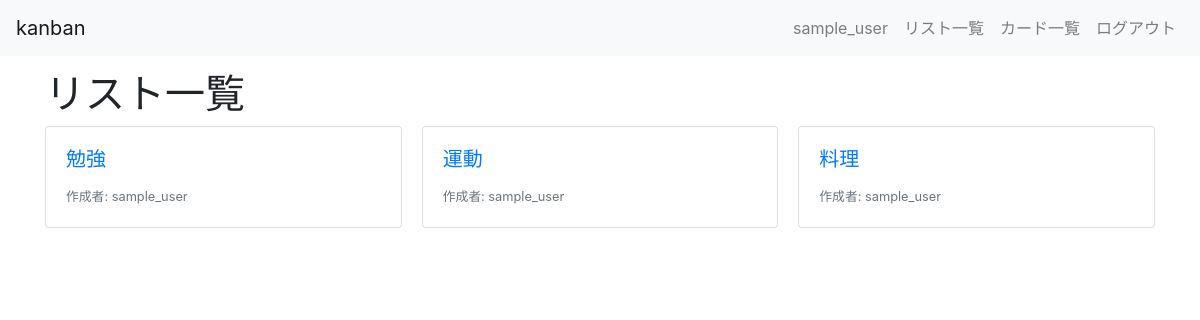
Page /kanban/lists/ (signed in) on the earlier database version.
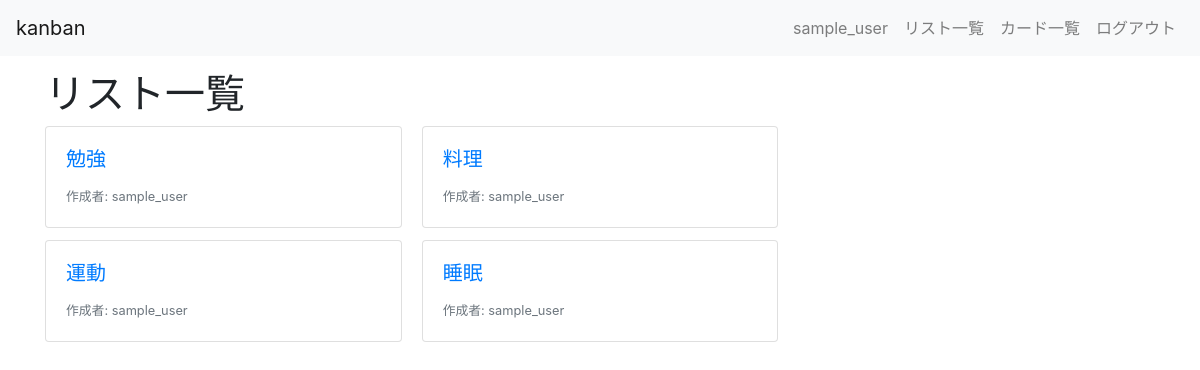
Same page on the later database version.
### kanban/models.py (models this page shows, shortened)
class List(models.Model):
    title = models.CharField(max_length=200)
    user = models.ForeignKey(User, on_delete=models.CASCADE)

### kanban/views.py (the view)
# urls.py: path("lists/", views.ListListView.as_view(), name="lists_list"),
class ListListView(LoginRequiredMixin, ListView):
    model = List
    template_name = "kanban/lists/list.html"

### kanban/templates/kanban/lists/list.html
{% extends "kanban/base.html" %}
{% block content %}
<div class="container">
  <h1>リスト一覧</h1>
  <div class="card-columns">
    {% for list in list_list %}
    <a href="{% url 'kanban:lists_detail' list.pk %}" class="card">
      <div class="card-body">
        <h5 class="card-title">{{ list.title }}</h5>
        <footer>
          <small class="text-muted">作成者: {{ list.user.username }}</small>
        </footer>
      </div>
    </a>
    {% endfor %}
  </div>
</div>
{% endblock %}

Differences in the rows shown:
added List: title "睡眠", user.username "sample_user"
